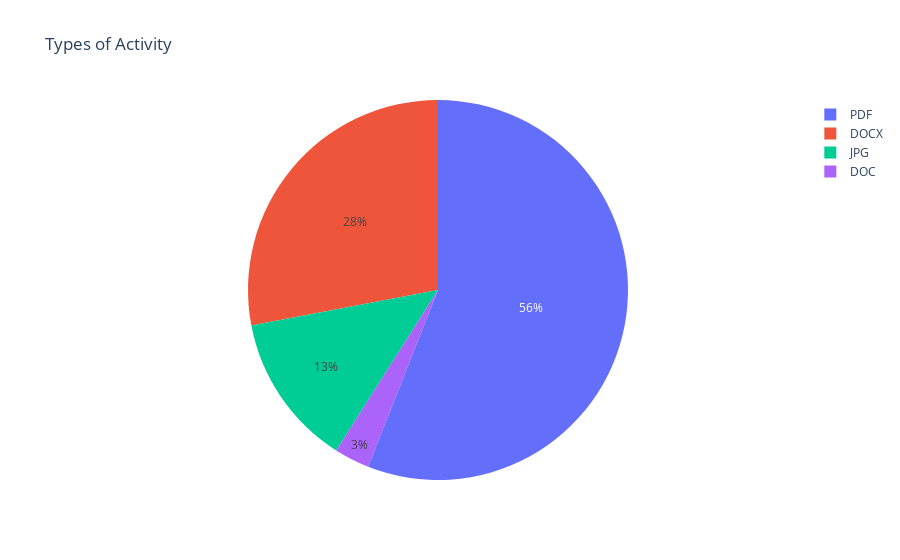

Write notebook code for a chart like this one.
### Code cell
eventCount = eventdf["ga:eventAction"].value_counts()
labels= ["PDF", "DOCX", "JPG", "DOC"]
fig = px.pie(values=eventCount, names=labels, title='Types of Downloaded File')
fig.show()

### Figure 1 — Plotly figure (JSON) as saved in the notebook; plotly's stock layout.template omitted (floating-point values rounded to 4 significant figures)
{"data": [{"domain": {"x": [0, 1], "y": [0, 1]}, "hovertemplate": "label=%{label}<br>value=%{value}<extra></extra>", "labels": ["PDF", "DOCX", "JPG", "DOC"], "legendgroup": "", "name": "", "showlegend": true, "type": "pie", "values": [56, 28, 13, 3]}], "layout": {"legend": {"tracegroupgap": 0}, "title": {"text": "Types of Activity"}}}
